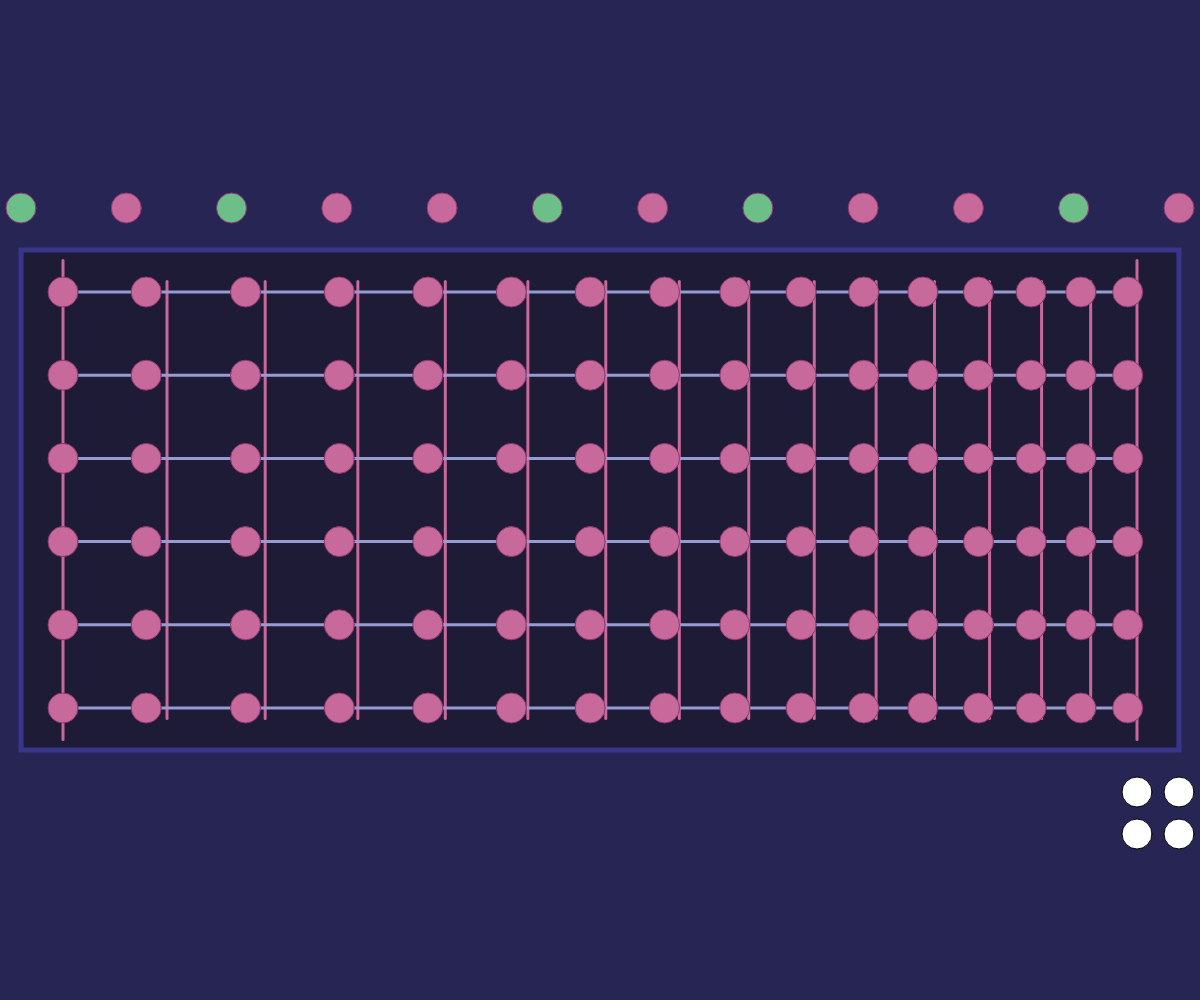
Frame 1 (no input)
Frame 60 (no input): identical to frame 1, image omitted
Frame 120 (the mouse pressed at the canvas centre since frame 60): identical to frame 1, image omitted

The p5.js sketch that drew this single still picture (run headless with seeded random() and noise() and a simulated clock; from frame 60 on, the mouse is pressed at the canvas centre):

// p5.js sketch
// ── sketch.js
// general
let canvas;
let margin = 21;
let marginLarge = margin * 2;
let marginSmall = margin * 0.5;
let bgColor = "#272553";

// fretboard
let fbColor = "#1e1b36";
let fbsColor = "#38358b";
let fretboardHeight;
let fretboardWidth;
let fretboardY;
let fretboardX = margin;

// strings
let numberOfStrings = 6;
let strColor = "#969cd1";
let strX0;
let strX1;
let strY0;
let strLen;
let stringSpacing;

let strings = [];

// frets
let TET = 12.0;
let fretColor = "#c7699a";
let numberOfFrets = 16;
let ratios = [];
let fretPositions = [];

let fretClickableStroke = "#8e3672";
let fretClickableFill = "#c7699a";
let fretClickableHighlight = "#6669c6";

// buttons
let buttons = [];

// scale
let scaleClickableStroke = fretClickableStroke;
let scaleClickableFill = fretClickableFill;
let scaleClickableActive = "#6dbf8a";
let scale = [0, 2, 5, 7, 10];
let tuning = [7, 0, 5, 10, 2, 7];


function setup() {
  canvas = createCanvas(windowWidth, windowHeight);
  initSizes();

  initRatios();
  initFretPositions();
  initStrings();

  initButtons();

  init12TETeMajor();
}

function draw() {
  background(bgColor);
  drawFretboard();
  drawFrets();
  drawStrings();

  drawButtons();
}

function init12TETeMajor() {
  for (let i = 0; i < strings.length; i++) {
    strings[i].baseNote = tuning[i];
  }
}

function clearScale() {
  scale = [];
}

function initButtons() {
  buttons = [];
  let addFretButton = new ClickableCircle(
    fretboardX + fretboardWidth,
    fretboardY + fretboardHeight + marginLarge,
    30, "#000000", "#ffffff");
  addFretButton.setFunction(addFret);

  let removeFretButton = new ClickableCircle(
    fretboardX + fretboardWidth - marginLarge,
    fretboardY + fretboardHeight + marginLarge,
    30, "#000000", "#ffffff");
  removeFretButton.setFunction(removeFret);

  let increaseTETButton = new ClickableCircle(
    fretboardX + fretboardWidth,
    fretboardY + fretboardHeight + marginLarge * 2,
    30, "#000000", "#ffffff");
  increaseTETButton.setFunction(increaseTET);

  let decreaseTETButton = new ClickableCircle(
    fretboardX + fretboardWidth - marginLarge,
    fretboardY + fretboardHeight + marginLarge * 2,
    30, "#000000", "#ffffff");
  decreaseTETButton.setFunction(decreaseTET);

  buttons.push(removeFretButton);
  buttons.push(addFretButton);
  buttons.push(increaseTETButton);
  buttons.push(decreaseTETButton);

  // scale buttons
  for (let i = 0; i < TET; i++) {
    let x = map(i, 0, TET - 1, fretboardX, fretboardX + fretboardWidth);
    let b = new ClickableCircle(
      x,
      fretboardY - marginLarge,
      30,
      scaleClickableStroke, scaleClickableFill, scaleClickableActive
    );
    b.note = i;
    b.setFunction(() => {
      b.toggle = !b.toggle;
      if (b.toggle) {
        scale.push(b.note);
      } else {
        const index = scale.indexOf(b.note);
        if (index > -1) {
          scale.splice(index, 1);
        }
      }
      let tmp = b.fillCol;
      b.fillCol = b.altCol;
      b.altCol = tmp;
      scale = scale.sort((a, b) => a - b);
    });
    if (scale.includes(i)) {
      b.toggle = true;
      let tmp = b.fillCol;
      b.fillCol = b.altCol;
      b.altCol = tmp;
    }

    buttons.push(b);
  }
}

function decreaseTET() {
  TET -= 1;
  reInit();
}

function increaseTET() {
  TET += 1;
  reInit();
}

function removeFret() {
  numberOfFrets -= 1;
  reInit();
}

function addFret() {
  numberOfFrets += 1;
  reInit();
}

function reInit() {
  initSizes();

  initRatios();
  initFretPositions();
  initStrings();

  initButtons();
}

function mousePressed() {
  for (let i = 0; i < buttons.length; i++) {
    buttons[i].tryClick();
  }
}

function windowResized() {
  resizeCanvas(windowWidth, windowHeight);
  initSizes();
  initFretPositions();
  initStrings();
  initButtons();
}

function initSizes() {
  fretboardHeight = max(windowHeight * 0.5, 300);
  fretboardY = (windowHeight - fretboardHeight) / 2;
  fretboardWidth = max(windowWidth - 2 * margin, 800);

  strX0 = fretboardX + marginLarge;
  strX1 = fretboardX + fretboardWidth - marginLarge;
  strLen = strX1 - strX0;
  stringSpacing = (fretboardHeight - 2 * marginLarge) / (numberOfStrings - 1);

  strY0 = fretboardY + marginLarge;
}

function initRatios() {
  ratios = [];
  for (let i = 0; i < numberOfFrets; i++) {
    ratios.push(pow(2, i * (1.0 / TET)));
  }
}

function initFretPositions() {
  let lastR = pow(2, (numberOfFrets - 1) * (1.0 / TET));
  let modL = strLen / (1 - 1.0 / lastR);
  fretPositions = [];
  for (let i = 0; i < numberOfFrets; i++) {
    let pos = (1 - 1.0 / ratios[i]) * modL + strX0;
    fretPositions.push(pos);
  }
}

function initStrings() {
  strings = [];
  for (let i = 0; i < numberOfStrings; i++) {
    let y = strY0 + stringSpacing * i;
    strings.push(new String(strX0, y, strX1, y));
  }
}

function drawButtons() {
  for (let i = 0; i < buttons.length; i++) {
    buttons[i].display();
  }
}

function drawFretboard() {
  fill(fbColor);
  stroke(fbsColor);
  strokeWeight(5);
  rect(fretboardX, fretboardY, fretboardWidth, fretboardHeight);
}

function drawStrings() {

  for (const s of strings) {
    s.display();
  }
}

function drawFrets() {
  stroke(fretColor);
  strokeWeight(3);
  for (let i = 0; i < numberOfFrets; i++) {
    let pos = fretPositions[i];
    let add = 0;
    if (i == 0 || i == numberOfFrets - 1)
      add = margin;
    line(
      pos,
      strY0 - marginSmall - add,
      pos,
      marginSmall + add + strY0 + stringSpacing * (numberOfStrings - 1));
  }
}
// ── clickableCircle.js
class ClickableCircle {
    constructor(x, y, r, strokeCol, fillCol, altCol) {
        this.x = x;
        this.y = y;
        this.r = r;
        this.strokeCol = strokeCol;
        this.fillCol = fillCol;
        this.toggle = false;
        this.altCol = altCol;
    }

    setFunction(fun) {
        this.fun = fun;
    }

    tryClick() {
        if (this.fun == null)
            return;
        let dx = mouseX - this.x;
        let dy = mouseY - this.y;
        let d = dx * dx + dy * dy;
        if (d < this.r * this.r * 0.25)
            this.fun();
    }

    display() {
        stroke(this.strokeCol);
        fill(this.fillCol);

        let dx = mouseX - this.x;
        let dy = mouseY - this.y;
        let d = dx * dx + dy * dy;
        if (d < this.r * this.r * 0.25)
            fill(fretClickableHighlight);
        circle(this.x, this.y, this.r);
    }
}
// ── string.js
class String {
    static col = "#969cd1";
    constructor(x0, y0, x1, y1) {
        this.x0 = x0;
        this.y0 = y0;
        this.x1 = x1;
        this.y1 = y1;
        this.fretClickables = [];
        for (let i = 0; i < fretPositions.length; i++) {
            let p = fretPositions[i];
            if (i > 0) {
                let prev = fretPositions[i - 1];
                let d = p - prev;
                p = p - d * 0.2;
            }
            this.fretClickables.push(
                new ClickableCircle(p, y0, 30, fretClickableStroke, fretClickableFill)
            );
        }
        this.baseNote = 0;
    }

    display() {
        stroke(String.col);
        strokeWeight(3);
        line(this.x0, this.y0, this.x1, this.y1);
        for (let i = 0; i < this.fretClickables.length; i++) {
            strokeWeight(1);
            this.fretClickables[i].display();
        }
    }
}
